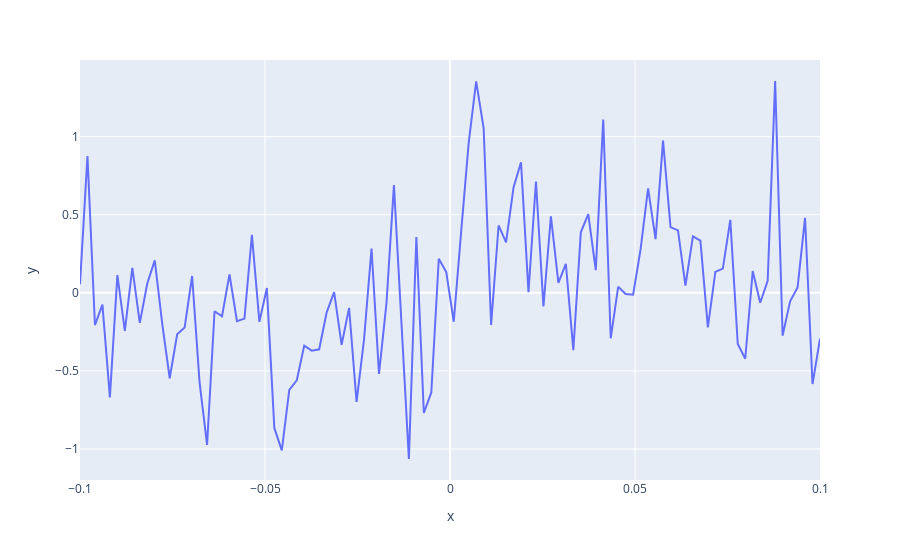

Notebook code cell kept with this figure:
### Code cell
fig = px.line(x=xval, y=ygrad_numerical)
fig
